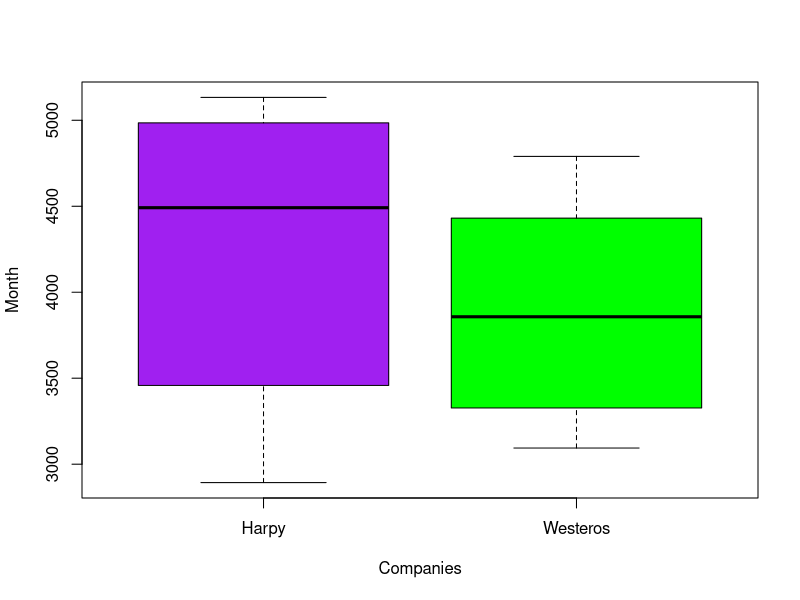
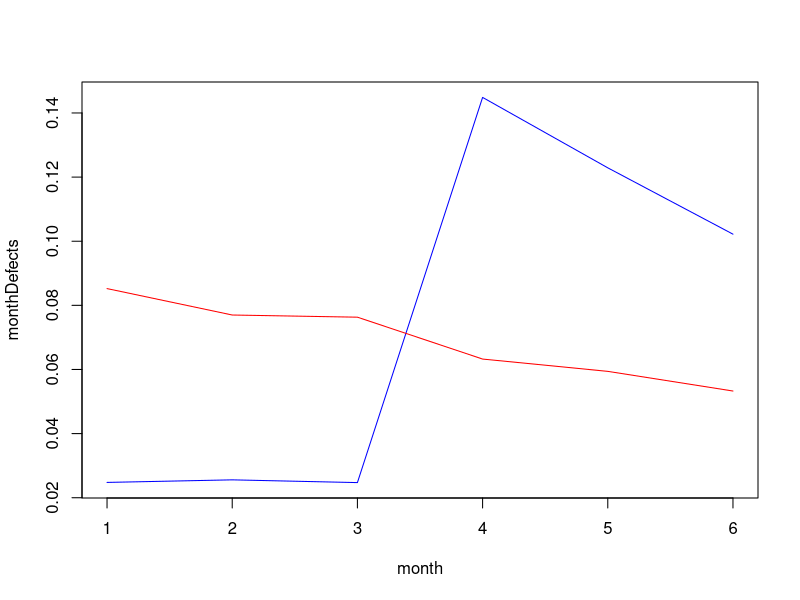

Source code (R) for these figures, in order:
setwd("D:/Rita/ppp-2017/ppp-2017/tasks/task2")

data <- read.csv(file = "production-data.csv", header = TRUE)

sum_defect <- 0
sum_produced <- 0
table1 <- c()
table2 <- c()
count <- 0

for (j in 1:6) {
  for (i in 1:50) {
    for (k in 1:(8-j)) {
      sum_defect <- sum_defect + data[k+27*(i-1)+count,5]
    }
    sum_produced <- sum_produced + data[27*(i-1)+1+count,4]
    sum_produced <- sum_produced - sum_defect 
    sum_defect <- 0
  }
  table1 <- append(table1, sum_produced)
  sum_produced <- 0
  count <- count + (8-j)
}

count <- 0

for (j in 1:6) {
  for (i in 51:100) {
    for (k in 1:(8-j)) {
      sum_defect <- sum_defect + data[k+27*(i-1)+count,5]
    }
    sum_produced <- sum_produced + data[27*(i-1)+1+count,4]
    sum_produced <- sum_produced - sum_defect 
    sum_defect <- 0
  }
  table2 <- append(table2, sum_produced)
  sum_produced <- 0
  count <- count + (8-j)
}

big <- c()
Companies <- c("Harpy", "Harpy", "Harpy", "Harpy", "Harpy", "Harpy", "Westeros", "Westeros", "Westeros", "Westeros", "Westeros", "Westeros")
Month <- c(table1, table2)

boxplot(Month ~ Companies, col=c("purple", "green"))

produced <- c(data$produced[data$produced > 0])
produced
monthDefects <-c (0,0,0,0,0,0)
monthDefectsMax <- monthDefects
monthDefectsMin <- c(10,10,10,10,10,10)

for (i in 1:50) {
  monthIndex = 0;
  for (j in 1:6) {
    monthLength = (8-j)
    monthProduced = produced[(i-1)*6 + j]
    for (k in 2:monthLength) {
      relDefects = data$defects[(i-1)*27 + monthIndex + k] / monthProduced
      monthDefects[k-1] = monthDefects[k-1] + relDefects
      if (relDefects > monthDefectsMax[k-1])
        monthDefectsMax[k-1] = relDefects
      if (relDefects < monthDefectsMin[k-1])
        monthDefectsMin[k-1] = relDefects
    }
    monthIndex = monthIndex + monthLength
  }
}

for (i in 1:6)
  monthDefects[i] = monthDefects[i]/(50*(7-i))
monthDefectsMin
monthDefectsMax
monthDefects
monthDefects.co <- monthDefects

monthDefects <-c (0,0,0,0,0,0)
monthDefectsMax <- monthDefects
monthDefectsMin <- c(10,10,10,10,10,10)

for (i in 51:100) {
  monthIndex = 0
  for (j in 1:6) {
    monthLength = (8-j)
    monthProduced = produced[(i-1)*6 + j]
    for (k in 2:monthLength) {
      relDefects = data$defects[(i-1)*27 + monthIndex + k] / monthProduced
      monthDefects[k-1] = monthDefects[k-1] + relDefects
      if (relDefects > monthDefectsMax[k-1])
        monthDefectsMax[k-1] = relDefects
      if (relDefects < monthDefectsMin[k-1])
        monthDefectsMin[k-1] = relDefects
    }
    monthDataIndex = monthIndex + monthLength
  }
}
for (i in 1:6)
  monthDefects[i] = monthDefects[i]/(50*(7-i));
monthDefectsMin
monthDefectsMax
monthDefects
monthDefects.inc<-monthDefects

month <- c(1:6)
plot(month, monthDefects.co, col="blue", type="l", ylab="monthDefects")
lines(monthDefects.inc, col="red")